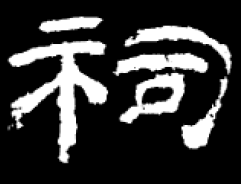
#> input picture img-processing/img/beitie-01.png, 241 x 184 px
$ python contours.py img/beitie-01.png out.png   (older library calls are emulated)
#> lines starting #> are read from the running program, lines starting #| are printed output that depends on the picture; after the words box and inside, x2 and y2 are one past the last pixel; in counts of white or black regions, pixels touching at a corner belong together
### img-processing/util.py
#!/usr/bin/python
# -*- coding: utf-8 -*-

import os.path
import sys
import time

import cv2
import numpy as np
#import zhangsuen

def print_timing(func):
    # [6 lines left out: function wrapper, not called in this run]
    return wrapper

@print_timing
def util(func, img, **kwargs):
    return eval(func)(img, **kwargs)

# [4 lines left out: function binarize, not called in this run]

def invert(img, **kwargs):
    return np.invert(img)

# [49 lines left out: functions crop, resize, erosion, dilation, opening, closing and 1 more, not called in this run]

def smoothing(img, **kwargs):
    kernel = int(kwargs.get('kernel', 5))
    return cv2.GaussianBlur(img, (kernel,kernel), 0)

def sharpening(img, **kwargs):
    smooth = cv2.GaussianBlur(img, (0,0), 3)
    return cv2.addWeighted(img, 1.5, smooth, -0.5, 0)

# [18 lines left out: functions frame, border_removal, not called in this run]

def noise_removal(img, **kwargs):
    return cv2.bilateralFilter(img, 9, 75, 75)

def thin_zhangsuen(img, **kwargs):
    img = binarize(img)
    return zhangsuen.thin(img, False, False, False)


# ===============================================================================

# [36 lines that do not run on import are left out]

### img-processing/contours.py
#!/usr/bin/python
# -*- coding: utf-8 -*-

import os.path
import sys

import cv2
import numpy as np
import util

# ===============================================================================

if __name__ == '__main__':

    if len(sys.argv) != 3:
        print("Usage:", sys.argv[0], " inputImg outputImg")
        exit()

    if not os.path.isfile(sys.argv[1]):
        print(sys.argv[1], " doesn't exist")
        exit()

    img = cv2.imread(sys.argv[1], cv2.IMREAD_COLOR)
#> img is the input picture: shape (184, 241, 3); min 0, max 255, mean 54.8

    #读入图像尺寸
    cols,rows,_=img.shape
#> cols = 184; rows = 241

    #缩放比例
    ratio=0.3

    #缩放后的尺寸
    cols=int(ratio*cols)
#> cols = 55
    rows=int(ratio*rows)
#> rows = 72

    #缩放图片
    img = cv2.resize(img,(rows,cols))
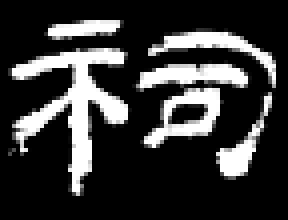
#> img: shape (55, 72, 3) (shown 4 times larger); min 0, max 255, mean 55
    cv2.imwrite('resize-' + sys.argv[2], img)

    #获得三个通道
    Bch,Gch,Rch=cv2.split(img)

    # [9 lines of commented-out code are left out]
    avg = (int(np.amin(Rch)) + int(np.amax(Rch))) / 5
#> avg = 51
    _,RedThresh = cv2.threshold(Rch,avg,255,cv2.THRESH_BINARY)
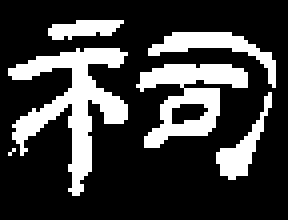
#> RedThresh: shape (55, 72) (shown 4 times larger); 24.3% white; 6 white regions (1 under 20 px), largest, box (x1, y1, x2, y2) and area: (2, 12, 32, 49) 400, (34, 16, 62, 37) 272, (37, 8, 69, 22) 128, (54, 23, 68, 45) 94, (12, 5, 31, 10) 65
    _,RedThreshInv = cv2.threshold(Rch,avg,255,cv2.THRESH_BINARY_INV)

    # [13 lines of commented-out code are left out]
    element = cv2.getStructuringElement(cv2.MORPH_RECT,(5, 5))
    mask = cv2.dilate(RedThreshInv, element, 5) # background black
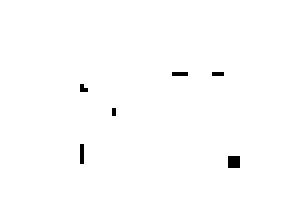
#> mask: shape (55, 72) (shown 4 times larger); 99.3% white; black in thin lines or dots, all inside (x1, y1, x2, y2) = (20, 18, 60, 42)
    # cv2.imshow("mask",mask)

    # noise removal
    kernel = np.ones((3,3),np.uint8)
    opening = cv2.morphologyEx(mask,cv2.MORPH_OPEN,kernel, iterations = 1)
    # cv2.imshow("opening",opening)
    # sure background area
    mask = cv2.dilate(opening,kernel,iterations=1)
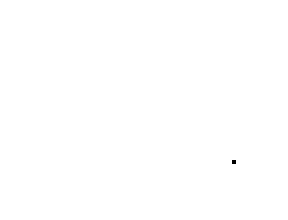
#> mask: shape (55, 72) (shown 4 times larger); 100% white; black in thin lines or dots, all inside (x1, y1, x2, y2) = (58, 40, 59, 41)
    # cv2.imshow("mask2",mask)

    # change char to black
    mask = (mask ^ 1) * 255
    # cv2.imshow("mask3",mask)


    Bch[mask == 255] = 255
    # cv2.imshow("Bch", Bch)

    Gch[mask == 255] = 255
    # cv2.imshow("Gch", Gch)

    Rch[mask == 255] = 255
    # cv2.imshow("Rch", Rch)


    merged = cv2.merge([Bch,Gch,Rch])

    mergedGray = cv2.cvtColor(merged, cv2.COLOR_BGR2GRAY)
    avg = (int(np.amin(mergedGray)) + int(np.amax(mergedGray))) / 3
#> avg = 85
    _,mergedThresh = cv2.threshold(mergedGray,avg,255,cv2.THRESH_BINARY)
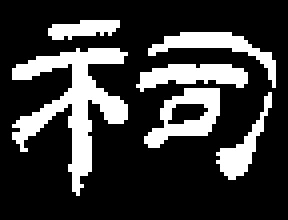
#> mergedThresh: shape (55, 72) (shown 4 times larger); 22.9% white; 6 white regions


    _ ,contours, hierarchy = cv2.findContours(mergedThresh, cv2.RETR_TREE, cv2.CHAIN_APPROX_NONE)
#> contours = 7 contours; box (x1, y1, x2, y2) and area: (3, 12, 32, 49) 291, (36, 22, 55, 37) 144, (34, 16, 62, 23) 91, (37, 8, 69, 22) 80, (54, 23, 68, 45) 64, (41, 25, 53, 32) 46, (12, 5, 30, 10) 43
    temp = np.zeros(mergedThresh.shape)
    temp.fill(255)
#> temp: shape (55, 72) float64; every value is 255
    cv2.drawContours(temp, contours, -1, (0,0,0), 1)
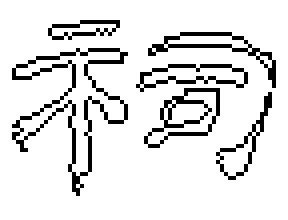
#> temp: shape (55, 72) float64 (shown 4 times larger); 88.4% white; black in thin lines or dots, all inside (x1, y1, x2, y2) = (3, 5, 69, 49)


    #显示效果
    # cv2.imshow('original color image', img)
    # cv2.imshow("RedThresh",RedThresh)
    # cv2.imshow("RedThreshInv",RedThreshInv)

    cv2.imshow("Original", img)
    cv2.imshow("Merged", merged)
    cv2.imshow("mergedThresh", mergedThresh)
    cv2.imshow("contours", temp)

    cv2.waitKey(0)
    cv2.destroyAllWindows()


    exit()
#> (the program exits here)
